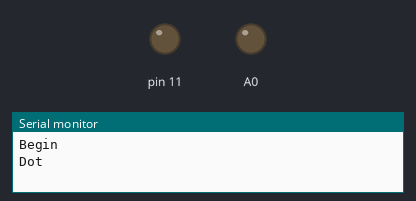
This sketch was run on a simulated Arduino Uno, built with avr-gcc and run on an emulated ATmega328P. Shown: output pins drawn as LEDs (lit = HIGH), the last lines printed to the serial monitor.

Above: at 0.1 s.
At 20.05 s:
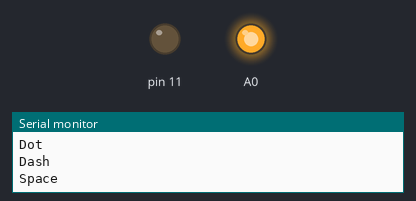
At 39.4 s:
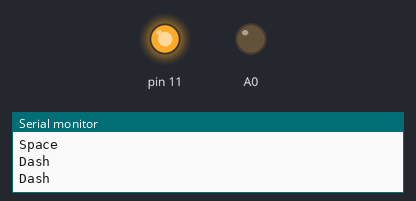
Timing chart, 0 to 40.0 s (numbered marks = the images above):
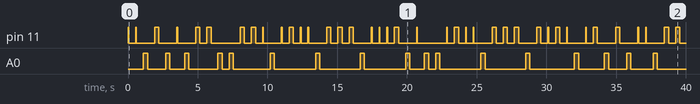

The sketch:

MorseCode.ino
```cpp
const char string[] = ".. - . -- / --. .-.. --- ...- . / .-.. --- -.-. .- - .. --- -. / - --- .--. / ..-. .-. .. -.. --. . / ....- ..... ....-   ";


void setup() {
  Serial.begin(74880);
  pinMode(11, OUTPUT);
  pinMode(A0, OUTPUT);
}


void loop() {
  Serial.println("Begin");
  morseTranslator();
  Serial.println("End");
}

void morseTranslator(){
  for(int i = 0;i<strlen(string);i++){
    char c = string[i];

    if(c=='.'){
      Serial.println("Dot");
      dot();
    }
    if(c=='-'){
      Serial.println("Dash");
      dash();
    }
    if(isSpace(c)){
      Serial.println("Space");
      newLetter();
    }

  }
}

void dot() {
  digitalWrite(11, HIGH);
  delay(50);
  digitalWrite(11, LOW);
  delay(500);
}
void dash() {
  digitalWrite(11, HIGH);
  delay(300);
  digitalWrite(11, LOW);
  delay(500);
}

void newLetter(){
  digitalWrite(A0,HIGH);
  delay(300);
  digitalWrite(A0,LOW);
  delay(500);
}
```

Measured:
- by itself, A0: LOW → HIGH at 1.1 s, → LOW 0.30 s later, → HIGH 1.3 s later, → LOW 0.30 s later, … (34 changes in this stretch)
